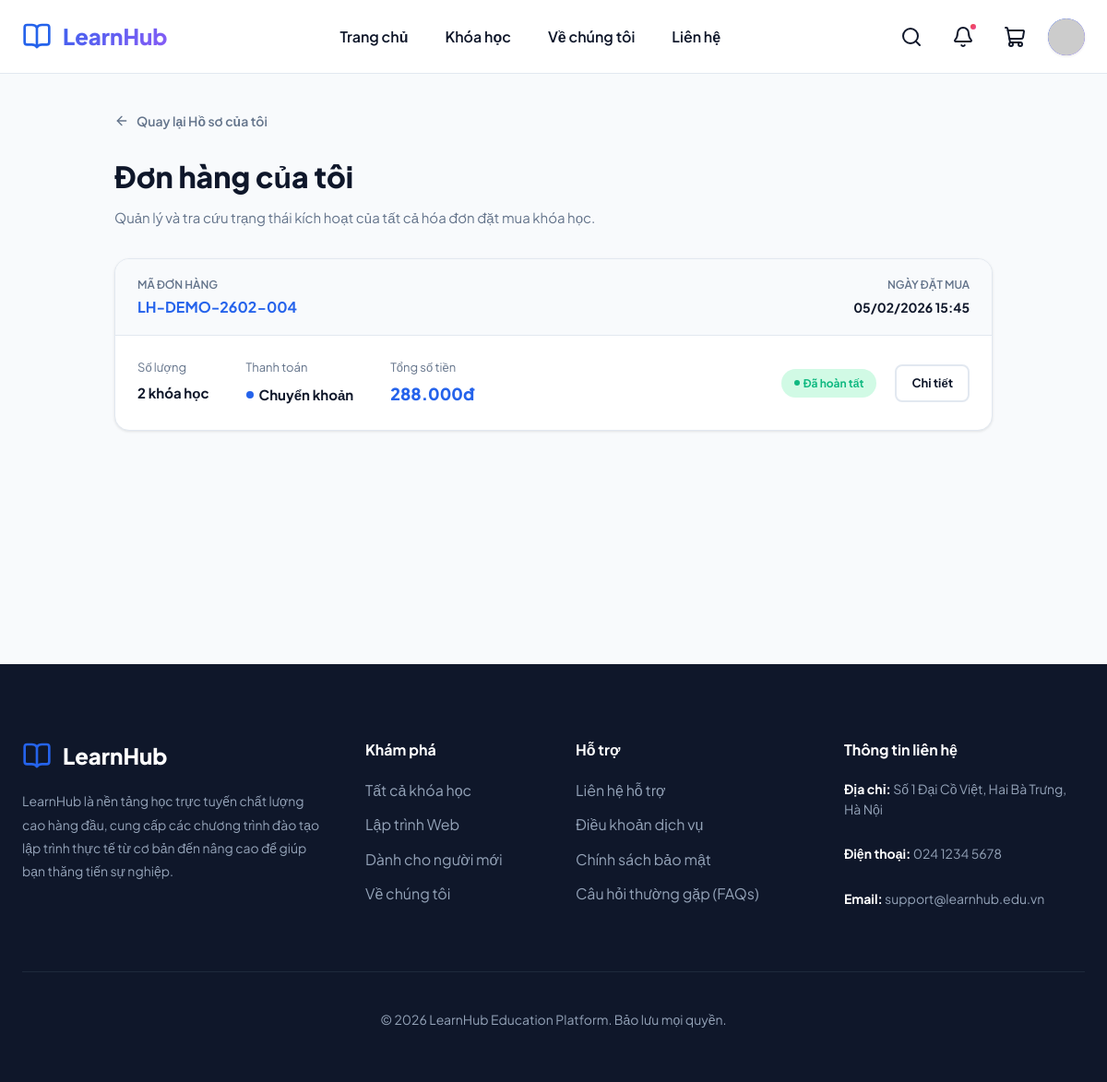
The page /orders.php (signed in) on the database its author committed.
### tables this page shows
CREATE TABLE `orders` (
  `id` int NOT NULL AUTO_INCREMENT,
  `order_number` varchar(100) NOT NULL,
  `user_id` int NOT NULL,
  `total_amount` decimal(10,2) NOT NULL,
  `status` varchar(50) DEFAULT 'PENDING',
  `payment_method` varchar(50) NOT NULL,
  `payment_transaction_id` varchar(255) DEFAULT NULL,
  `momo_order_id` varchar(255) DEFAULT NULL,
  `momo_request_id` varchar(255) DEFAULT NULL,
  `momo_transaction_id` varchar(255) DEFAULT NULL,
  `created_at` timestamp NULL DEFAULT CURRENT_TIMESTAMP,
  `paid_at` timestamp NULL DEFAULT NULL,
  `updated_at` timestamp NULL DEFAULT CURRENT_TIMESTAMP ON UPDATE CURRENT_TIMESTAMP,
  PRIMARY KEY (`id`),
  UNIQUE KEY `order_number` (`order_number`),
  KEY `user_id` (`user_id`),
  CONSTRAINT `orders_ibfk_1` FOREIGN KEY (`user_id`) REFERENCES `users` (`id`) ON DELETE CASCADE
);

### orders.php (the view, shortened to what this page needs)
<?php
require_once __DIR__ . '/config/db.php';
$user_id = $_SESSION['user_id'];
try {
    $stmt = $pdo->prepare("
        SELECT o.*, COUNT(oi.id) as total_courses
        FROM orders o
        LEFT JOIN order_items oi ON o.id = oi.order_id
        WHERE o.user_id = ?
        GROUP BY o.id
        ORDER BY o.id DESC
    ");
    $stmt->execute([$user_id]);
    $orders = $stmt->fetchAll() ?: [];
} catch (PDOException $e) {
    $error_msg = 'Không thể tải lịch sử hóa đơn: ' . $e->getMessage();
}
require_once __DIR__ . '/includes/header.php';
?>
<div class="section" style="background-color: var(--bg-main); min-height: 80vh; padding: 40px 0;">
    <div class="container" style="max-width: 1000px;">
        <a href="profile.php" style="display: inline-flex; align-items: center; gap: 8px; color: var(--text-muted); font-weight: 600; font-size: 14px; margin-bottom: 24px;">
            <i data-lucide="arrow-left" style="width: 16px; height: 16px;"></i> Quay lại Hồ sơ của tôi
        </a>
        <div style="margin-bottom: 32px;">
            <h1 style="font-size: 32px; font-weight: 800; color: var(--text-main); margin-bottom: 6px;">Đơn hàng của tôi</h1>
            <p style="color: var(--text-muted); font-size: 15px;">Quản lý và tra cứu trạng thái kích hoạt của tất cả hóa đơn đặt mua khóa học.</p>
        </div>
        <?php if (empty($orders)): ?>
            <div style="text-align: center; padding: 80px 0; background-color: var(--bg-card); border-radius: var(--radius-md); border: 1px solid var(--border); box-shadow: var(--shadow-sm);">
                <i data-lucide="shopping-bag" style="width: 64px; height: 64px; color: var(--text-muted); margin-bottom: 16px;"></i>
                <h3 style="font-weight: 700; color: var(--text-main); margin-bottom: 8px;">Bạn chưa có đơn hàng nào!</h3>
                <p style="color: var(--text-muted); margin-bottom: 24px;">Hãy chọn các khóa học yêu thích và bắt đầu nâng cao kỹ năng của mình.</p>
                <a href="courses.php" class="btn btn-primary" style="font-size: 14px;">Khám phá khóa học ngay</a>
            </div>
        <?php else: ?>
            <div style="display: flex; flex-direction: column; gap: 20px;">
                <?php foreach ($orders as $order): ?>
                    <div style="background-color: var(--bg-card); border: 1px solid var(--border); border-radius: var(--radius-md); overflow: hidden; box-shadow: var(--shadow-sm); transition: var(--transition);">
                        <div style="background-color: var(--bg-main); padding: 18px 24px; border-bottom: 1px solid var(--border); display: flex; justify-content: space-between; align-items: center; flex-wrap: wrap; gap: 12px;">
                            <div>
                                <span style="font-size: 12px; color: var(--text-muted); font-weight: 600; display: block; margin-bottom: 2px;">MÃ ĐƠN HÀNG</span>
                                <strong style="font-size: 16px; color: var(--primary);"><?php echo htmlspecialchars($order['order_number']); ?></strong>
                            </div>
                            <div style="text-align: right;">
                                <span style="font-size: 12px; color: var(--text-muted); font-weight: 600; display: block; margin-bottom: 2px;">NGÀY ĐẶT MUA</span>
                                <strong style="font-size: 14px; color: var(--text-main);"><?php echo date('d/m/Y H:i', strtotime($order['created_at'])); ?></strong>
                            </div>
                        </div>
                        <div style="padding: 24px; display: flex; justify-content: space-between; align-items: center; flex-wrap: wrap; gap: 20px;">
                            <div style="display: flex; gap: 40px; flex-wrap: wrap;">
                                <div>
                                    <span style="font-size: 13px; color: var(--text-muted); display: block; margin-bottom: 4px;">Số lượng</span>
                                    <span style="font-weight: 700; color: var(--text-main); font-size: 15px;"><?php echo $order['total_courses']; ?> khóa học</span>
                                </div>
                                <div>
                                    <span style="font-size: 13px; color: var(--text-muted); display: block; margin-bottom: 4px;">Thanh toán</span>
                                    <span style="font-weight: 700; color: var(--text-main); font-size: 15px; display: inline-flex; align-items: center; gap: 6px;">
                                        <?php if ($order['payment_method'] === 'MOMO'): ?>
                                            <span style="width: 8px; height: 8px; background-color: #a50064; border-radius: 50%;"></span> Ví MoMo
                                        <?php else: ?>
                                            <span style="width: 8px; height: 8px; background-color: var(--primary); border-radius: 50%;"></span> Chuyển khoản
                                        <?php endif; ?>
                                    </span>
                                </div>
                                <div>
                                    <span style="font-size: 13px; color: var(--text-muted); display: block; margin-bottom: 4px;">Tổng số tiền</span>
                                    <span style="font-weight: 800; color: var(--primary); font-size: 18px;"><?php echo number_format($order['total_amount'], 0, ',', '.'); ?>đ</span>
                                </div>
                            </div>
                            <div style="display: flex; align-items: center; gap: 20px;">
                                <div>
                                    <?php
                                        $st = $order['status'];
                                        if ($st === 'COMPLETED') {
                                            echo '<span style="background-color: #d1fae5; color: var(--success); padding: 6px 14px; border-radius: 99px; font-size: 12px; font-weight: 700; display: inline-flex; align-items: center; gap: 4px;"><span style="width:6px;height:6px;background-color:var(--success);border-radius:50%;"></span>Đã hoàn tất</span>';
                                        } elseif ($st === 'PENDING') {
                                            echo '<span style="background-color: #fef3c7; color: #d97706; padding: 6px 14px; border-radius: 99px; font-size: 12px; font-weight: 700; display: inline-flex; align-items: center; gap: 4px;"><span style="width:6px;height:6px;background-color:#d97706;border-radius:50%;"></span>Đang xử lý</span>';
                                        }
                                    ?>
                                </div>
                                <button class="btn btn-outline" style="padding: 8px 16px; font-size: 13px; font-weight: 700; border-radius: var(--radius-sm);" onclick="toggleOrderItems('items-<?php echo $order['id']; ?>')">
                                    Chi tiết
                                </button>
                            </div>
                        </div>
                    </div>
                <?php endforeach; ?>
            </div>
        <?php endif; ?>
    </div>
</div>
<?php require_once __DIR__ . '/includes/footer.php'; ?>

### assets/css/style.css (style rules this page uses)
:root { --primary: #2563eb; --primary-hover: #1d4ed8; --primary-light: #eff6ff; --secondary: #8b5cf6; --secondary-hover: #7c3aed; --accent: #f59e0b; --success: #10b981; --danger: #ef4444; --bg-main: #f8fafc; --bg-card: #ffffff; --text-main: #0f172a; --text-muted: #64748b; --border: #e2e8f0; --shadow-sm: 0 1px 3px rgba(0,0,0,0.1); --shadow-md: 0 4px 6px -1px rgba(0,0,0,0.1), 0 2px 4px -2px rgba(0,0,0,0.1); --shadow-lg: 0 10px 15px -3px rgba(0, 0, 0, 0.1), 0 4px 6px -4px rgba(0, 0, 0, 0.1); --shadow-premium: 0 20px 25px -5px rgba(37, 99, 235, 0.1), 0 8px 10px -6px rgba(37, 99, 235, 0.1); --radius-sm: 8px; --radius-md: 16px; --radius-lg: 24px; --transition: all 0.3s cubic-bezier(0.4, 0, 0.2, 1); --font: 'Plus Jakarta Sans', sans-serif; }
* { margin: 0; padding: 0; box-sizing: border-box; }
html, body { font-family: var(--font); }
body { background-color: var(--bg-main); color: var(--text-main); line-height: 1.6; }
button, input, select, textarea { font: inherit; }
a { color: inherit; text-decoration: none; transition: var(--transition); }
.container { max-width: 1200px; margin: 0 auto; padding: 0 24px; }
.section { padding: 80px 0; }
.btn { display: inline-flex; align-items: center; justify-content: center; gap: 8px; padding: 12px 24px; border-radius: var(--radius-sm); font-weight: 700; font-size: 16px; cursor: pointer; transition: var(--transition); border: none; }
.btn-outline { background-color: transparent; color: var(--text-main); border: 2px solid var(--border); }

### rows shown on the page
orders: order_number "LH-DEMO-2602-004", created_at "05/02/2026 15:45", total_courses "2", payment_method "Chuyển khoản", total_amount "288.000", status "COMPLETED" (drawn)
